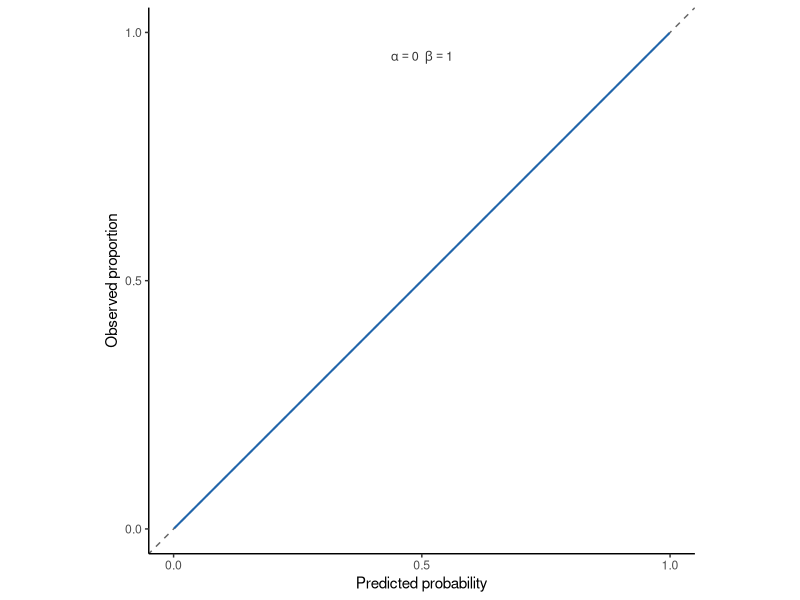
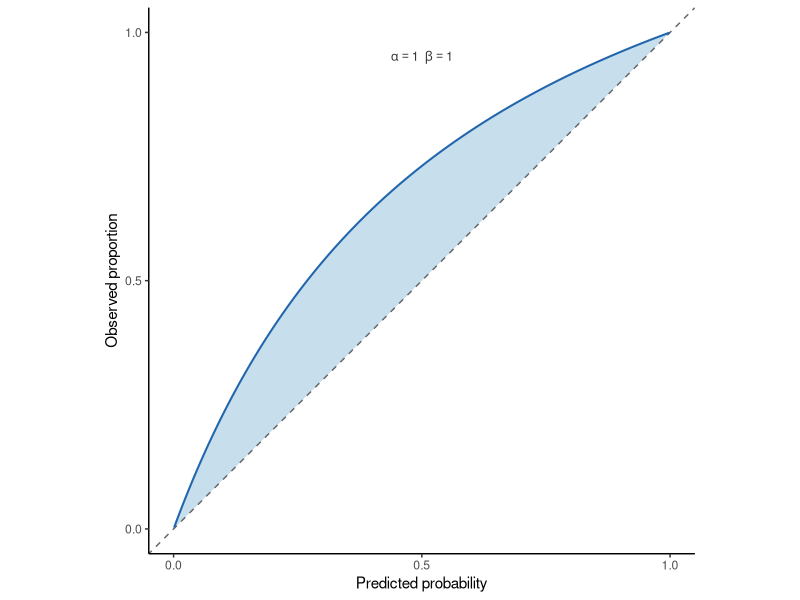
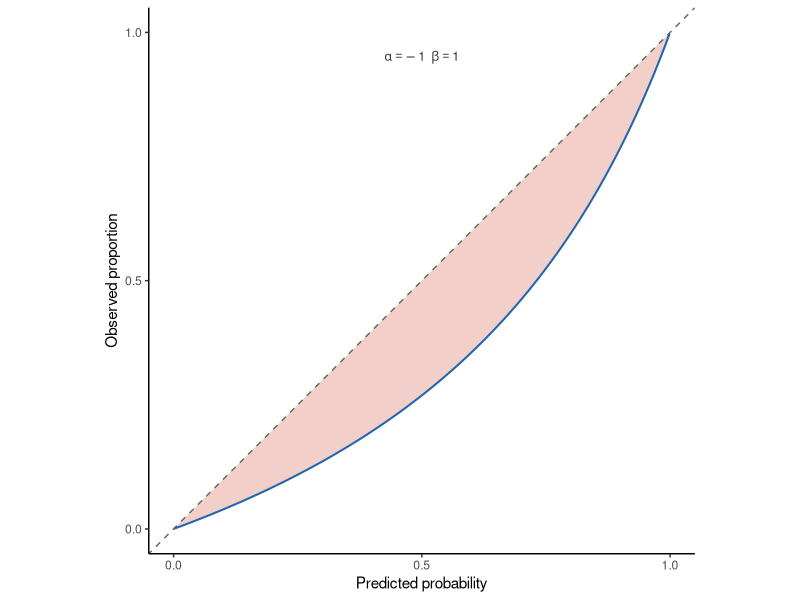
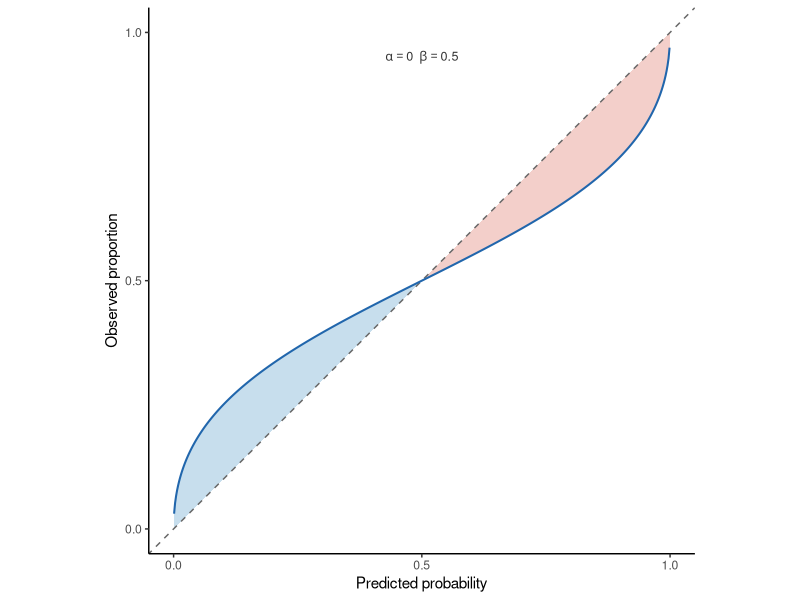
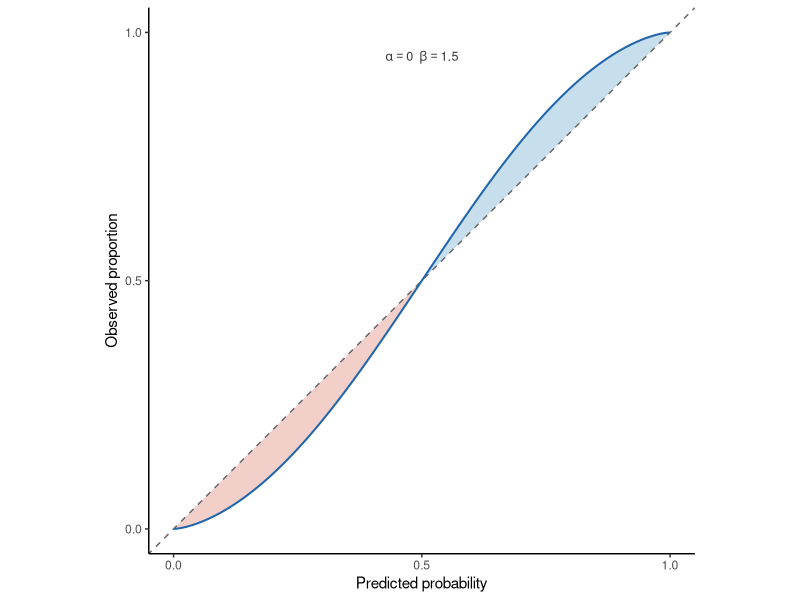
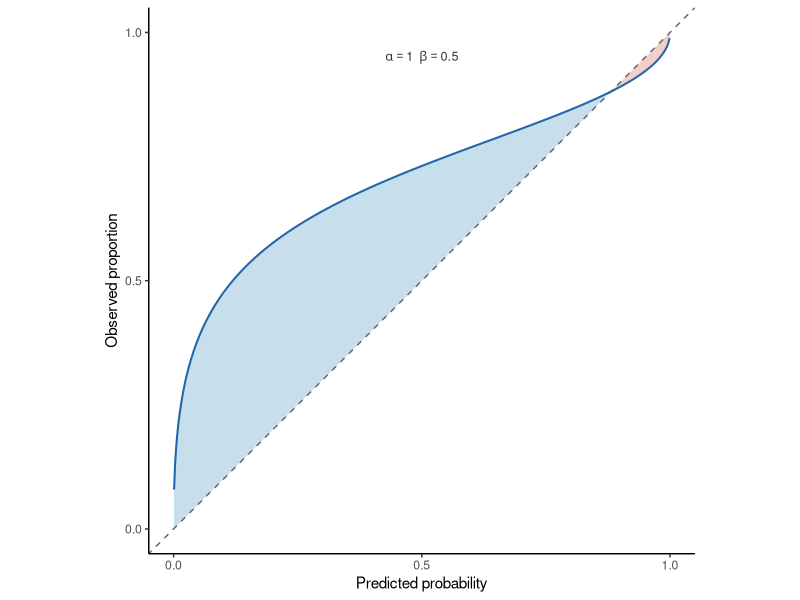
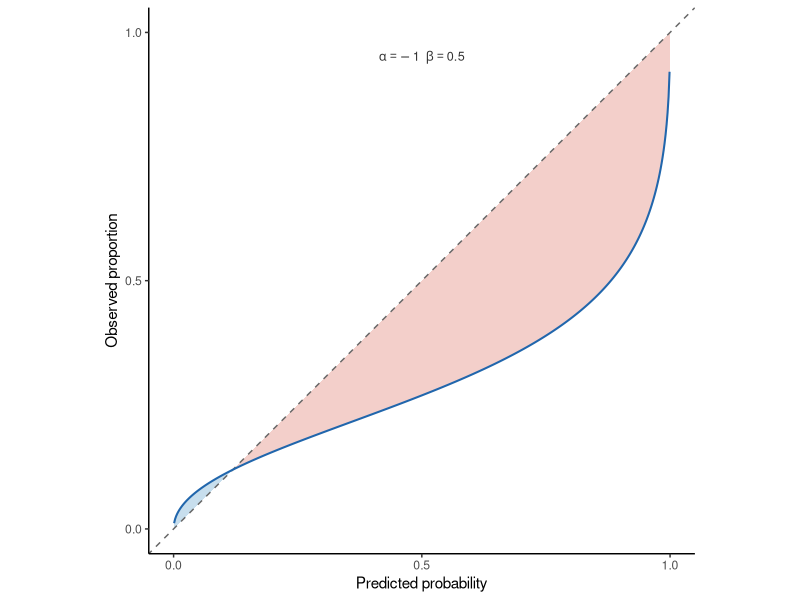
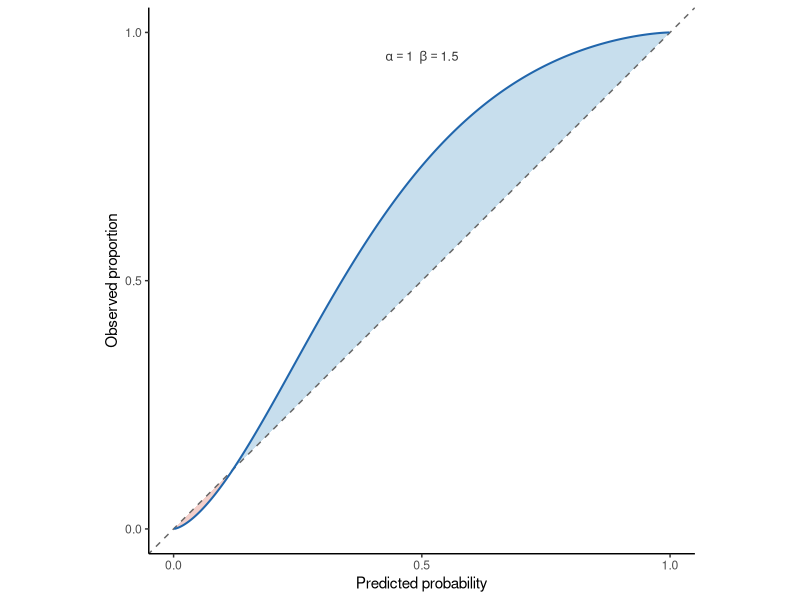

Source code (R) for these figures, in order:
library(tidyverse)

inv_logit <- \(x) 1 / (1 + exp(-x))

scenarios <- tribble(
  ~alpha, ~beta, ~label,                                                          ~filename,
   0,      1,    'alpha == 0 ~~ beta == 1',                                       "cal_a0_b1",
   1,      1,    'alpha == 1 ~~ beta == 1',                                       "cal_a1_b1",
  -1,      1,    'alpha == -1 ~~ beta == 1',                                      "cal_am1_b1",
   0,      0.5,  'alpha == 0 ~~ beta == 0.5',                                     "cal_a0_b05",
   0,      1.5,  'alpha == 0 ~~ beta == 1.5',                                     "cal_a0_b15",
   1,      0.5,  'alpha == 1 ~~ beta == 0.5',                                     "cal_a1_b05",
  -1,      0.5,  'alpha == -1 ~~ beta == 0.5',                                    "cal_am1_b05",
   1,      1.5,  'alpha == 1 ~~ beta == 1.5',                                     "cal_a1_b15",
  -1,      1.5,  'alpha == -1 ~~ beta == 1.5',                                    "cal_am1_b15"
)

p_pred <- seq(0.001, 0.999, length.out = 500)

for (i in seq_len(nrow(scenarios))) {
  s <- scenarios[i, ]
  curve_df <- tibble(
    p_pred = p_pred,
    p_obs = inv_logit(s$alpha + s$beta * qlogis(p_pred))
  ) |>
    mutate(
      above = p_obs > p_pred,
      obs_above = ifelse(above, p_obs, p_pred),
      obs_below = ifelse(!above, p_obs, p_pred)
    )

  pi <- ggplot(curve_df, aes(x = p_pred)) +
    geom_ribbon(aes(ymin = p_pred, ymax = obs_above), fill = "#4393C3", alpha = 0.3) +
    geom_ribbon(aes(ymin = obs_below, ymax = p_pred), fill = "#D6604D", alpha = 0.3) +
    geom_abline(intercept = 0, slope = 1, linetype = "dashed", color = "grey40") +
    geom_line(aes(y = p_obs), linewidth = 0.7, color = "#2166AC") +
    annotate("text", x = 0.5, y = 0.95, label = parse(text = s$label),
             size = 3.2, color = "grey20") +
    scale_x_continuous(limits = c(0, 1), breaks = c(0, 0.5, 1)) +
    scale_y_continuous(limits = c(0, 1), breaks = c(0, 0.5, 1)) +
    coord_fixed() +
    labs(x = "Predicted probability", y = "Observed proportion") +
    theme_classic(base_size = 11)

  ggsave(paste0("figures/Introduction/", s$filename, ".pdf"), pi,
         width = 3, height = 3, units = "in")
}
